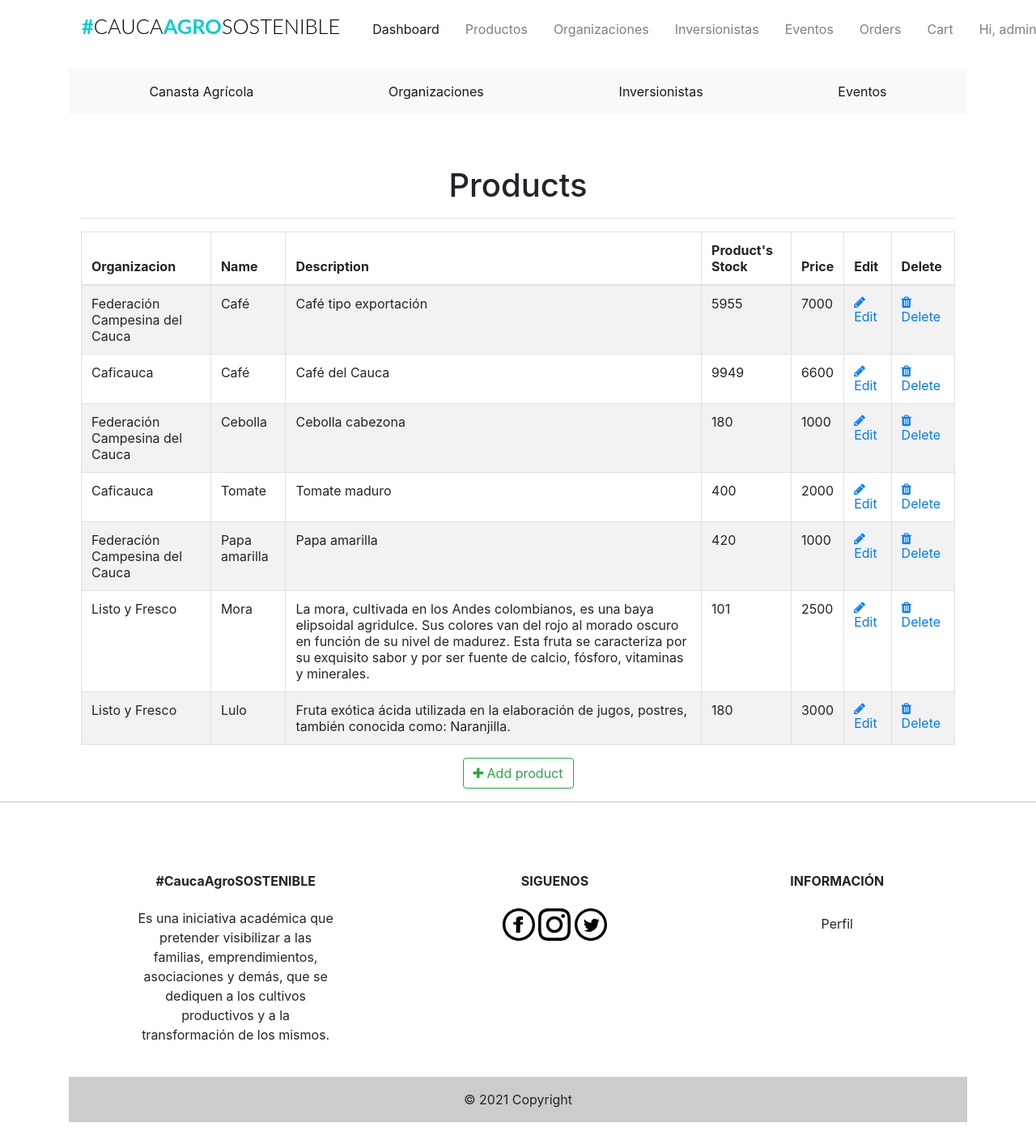
Page /admin/products (signed in) on the committed database.
### app/models.py (models this page shows, shortened)
class Users(UserMixin, db.Model):
    __tablename__ = "users"
    id = db.Column(db.Integer, primary_key=True)
    firstname = db.Column(db.String(24), index=True)
    lastname = db.Column(db.String(24), index=True)
    email = db.Column(db.String(50), index=True, unique=True)
    password_hash = db.Column(db.String)
    phonenumber = db.Column(db.String(18), index=True, unique=True)
    is_admin = db.Column(db.Boolean, default=False)
    order = db.relationship('Orders', backref='user')
    kart = db.relationship('Kart', uselist=False, backref='user')
    shipping_info = db.relationship('Shipping', backref='user', lazy='dynamic')

class Products(db.Model):
    __tablename__ = 'products'
    id = db.Column(db.Integer, primary_key=True)
    product_name = db.Column(db.String(100), index=True)
    product_price = db.Column(db.Integer, index=True)
    product_image = db.Column(db.String(120))
    product_description = db.Column(db.String(200))
    product_stock = db.Column(db.Integer)
    promotion_value = db.Column(db.Integer, index=True)
    organizacion_id = db.Column(db.Integer, db.ForeignKey('organizaciones.id'))

class Organizaciones(db.Model):
    __tablename__ = 'organizaciones'
    id = db.Column(db.Integer, primary_key=True)
    organizacion_name = db.Column(db.String(20), index=True)
    organizacion_image = db.Column(db.String(120))
    organizacion_location = db.Column(db.String(120))
    organizacion_phone = db.Column(db.String(15))
    product = db.relationship('Products', backref='organizacion')

### app/admin/routes.py (the view)
@admin.route('/products', methods=['GET'])
@login_required
def list_products():
    check_admin()
    '''
	list all products
	'''
    products = Products.query.all()
    return render_template('admin/products/products.html', title='Products', products=products)

### app/admin/routes.py (called while the page is built)
def check_admin():
    if not current_user.is_admin:
        abort(403)

### app/models.py (called while the page is built)
@login_manager.user_loader
def load_user(id):
    return Users.query.get(int(id))

### app/templates/admin/products/products.html (shortened to what this page needs)
{% extends "base.html" %}
{% block head %}
<head>
    <link href="//maxcdn.bootstrapcdn.com/font-awesome/4.1.0/css/font-awesome.min.css" rel="stylesheet">
</head>
{% endblock head %}
{% block body %}
<div class="container">
  <div class="outer">
    <div class="middle">
      <div class="inner">
        <br/>
        <br/>
        <h1 style="text-align:center;">Products</h1>
        {% if products %}
          <hr class="intro-divider">
            <table class="table table-striped table-bordered">
              <thead>
                <tr>
                  <th> Organizacion</th>
                  <th> Name</th>
                  <th> Description </th>
                  <th> Product's Stock </th>
                  <th> Price </th>
                  <th> Edit </th>
                  <th> Delete </th>
                </tr>
              </thead>
              <tbody>
              {% for product in products %}
                <tr>
                  <td>{{ product.organizacion.organizacion_name}} </td>
                  <td> {{ product.product_name }} </td>
                  <td> {{ product.product_description }} </td>
                  <td> {{ product.product_stock }} </td>
                  <td> {{ product.product_price }} </td>
                  <td>
                    <a href="{{ url_for('admin.edit_product', id=product.id) }}">
                      <i class="fa fa-pencil"></i> Edit
                    </a>
                  </td>
                  <td>
                    <a href="{{ url_for('admin.delete_product', id=product.id) }}">
                      <i class="fa fa-trash" aria-hidden="true"></i> Delete
                    </a>
                  </td>
                </tr>
              {% endfor %}
              </tbody>
            </table>
          </div>
          <div style="text-align: center">
        {% else %}
          <div style="text-align: center">
            <h3> No Products have been added. </h3>
            <hr class="intro-divider">
        {% endif %}
          <a href="{{ url_for('admin.add_product') }}" class="btn btn-outline-success">
            <i class="fa fa-plus"></i>
            Add product
          </a>
        </div>
      </div>
    </div>
  </div>
{% endblock %}

### app/templates/navbar.html (shortened to what this page needs)
{% block navbar %}
<div class="container mt-1 mb-3">
  <nav class="navbar navbar-expand-lg navbar-light">
    <h1 class="brand_name">
      <a class="navbar-brand" href="{{ url_for('home.homepage') }}">#<span>CAUCA</span>AGRO<span>SOSTENIBLE</span></a>
    </h1>
    <div class="collapse navbar-collapse" id="navbarNav">
      <ul class="navbar-nav ml-auto mr-auto mt-2 mt-lg-0">
        {% if current_user.is_authenticated %}
        {% if current_user.is_admin %}
        <li class="nav-item ml-3">
          <a class="nav-link active" href="{{ url_for('home.admin_dashboard') }}">Dashboard</a>
        </li>
        <li class="nav-item ml-3">
          <a class="nav-link" href="{{ url_for('admin.list_products') }}">Productos</a>
        </li>
        <li class="nav-item ml-3">
          <a class="nav-link" href="{{ url_for('admin.list_organizaciones') }}">Organizaciones</a>
        </li>
        <li class="nav-item ml-3">
          <a class="nav-link" href="{{ url_for('admin.list_inversionistas') }}">Inversionistas</a>
        </li>
        <li class="nav-item ml-3">
          <a class="nav-link" href="{{ url_for('admin.list_eventos') }}">Eventos</a>
        </li>
        <li class="nav-item ml-3">
          <a class="nav-link" href="{{ url_for('admin.list_orders') }}">Orders</a>
        </li>
        <li class="nav-item ml-3">
          <a class="nav-link" href="{{ url_for('users.cart') }}">Cart</a>
        </li>
        {% else %}
        <li class="nav-item ml-3">
          <a class="nav-link" href="{{ url_for('users.cart') }}">Cart<span class="badge badge-light">{{ count
              }}</span></a>
        </li>
        {% endif %}
        <li class="nav-item dropdown ml-3">
          <a class="nav-link dropdown-toggle" data-toggle="dropdown" href="#" role="button" aria-haspopup="true"
            aria-expanded="false">
            Hi, {{ current_user.firstname }}!
          </a>
        </li>
        {% endif %}
      </ul>
    </div>
  </nav>
</div>
{% endblock %}

### app/static/css/st.css (style rules this page uses)
.brand_name .navbar-brand { font-size:1.59rem; text-transform: uppercase; font-family: 'Lato', sans-serif; font-weight: 700; color: #333; }
.brand_name >.navbar-brand { color:#01CFCF; text-decoration: none; }
.brand_name >.navbar-brand span { color: #000; font-weight: 300; }
.navbar-nav { width: 100%; align-items: flex-start; }

### rows in the picture
Users: firstname "admin"
Products: organizacion.organizacion_name "Federación Campesina del Cauca", product_name "Café", product_description "Café tipo exportación", product_stock "5955", product_price "7000"
Products: organizacion.organizacion_name "Caficauca", product_name "Café", product_description "Café del Cauca", product_stock "9949", product_price "6600"
Products: organizacion.organizacion_name "Federación Campesina del Cauca", product_name "Cebolla", product_description "Cebolla cabezona", product_stock "180", product_price "1000"
Products: organizacion.organizacion_name "Caficauca", product_name "Tomate", product_description "Tomate maduro", product_stock "400", product_price "2000"
Products: organizacion.organizacion_name "Federación Campesina del Cauca", product_name "Papa amarilla", product_description "Papa amarilla", product_stock "420", product_price "1000"
Products: organizacion.organizacion_name "Listo y Fresco", product_name "Mora", product_description "La mora, cultivada en los Andes colombianos, es una baya elipsoidal agridulce. Sus colores van del rojo al morado oscuro en función de su nivel de madurez. Esta fruta se caracteriza por su exquisito sabor y por ser fuente de calcio, fósforo, vitaminas y minerales.", product_stock "101", product_price "2500"
Products: organizacion.organizacion_name "Listo y Fresco", product_name "Lulo", product_description "Fruta exótica ácida utilizada en la elaboración de jugos, postres, también conocida como: Naranjilla.", product_stock "180", product_price "3000"
